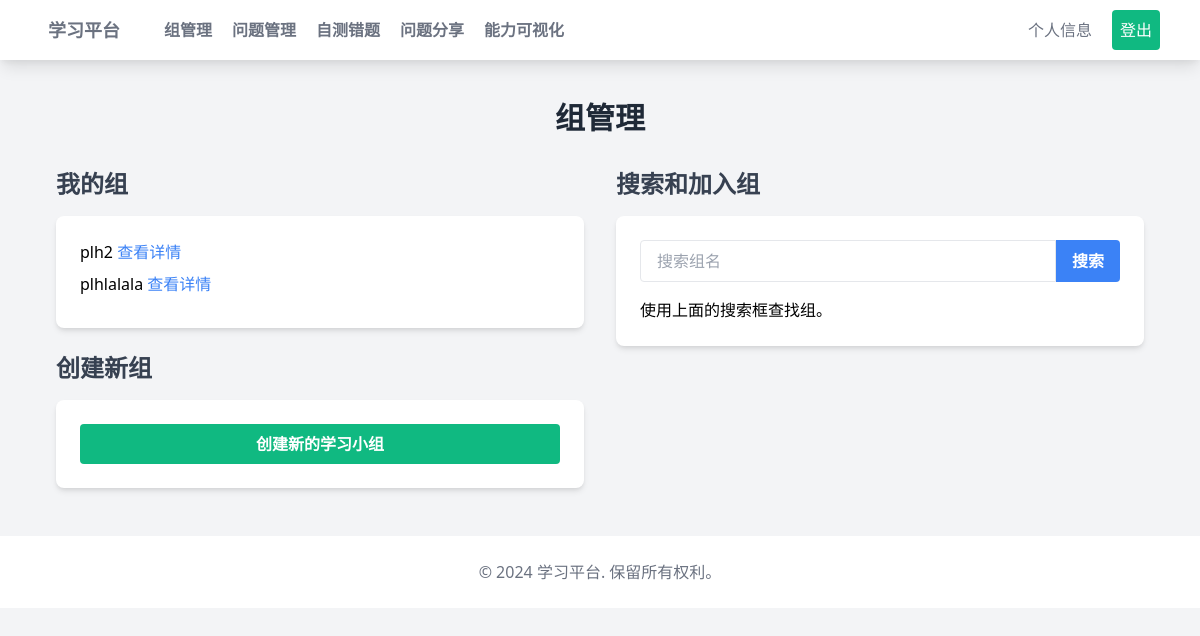
/groups/management/ (signed in), run on an earlier commit of the app's database.
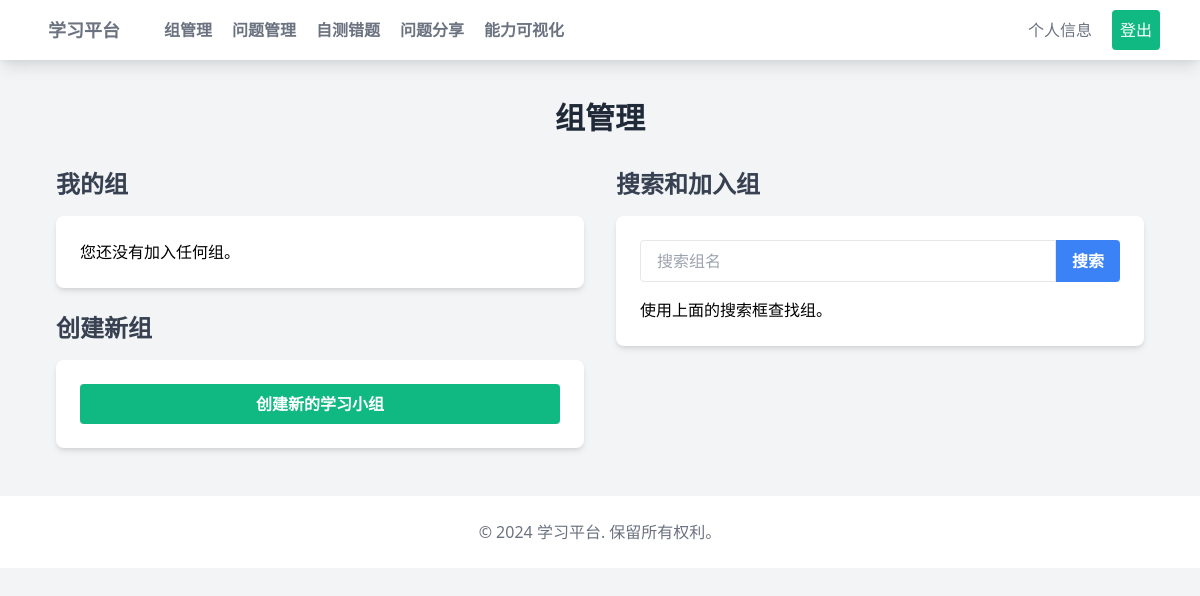
And on a later commit of the database.
### groups/models.py (models this page shows, shortened)
class Group(models.Model):
    name = models.CharField(max_length=100)
    description = models.TextField()
    creator = models.ForeignKey(settings.AUTH_USER_MODEL, on_delete=models.CASCADE, related_name='created_groups')
    members = models.ManyToManyField(settings.AUTH_USER_MODEL, related_name='joined_groups')
    created_at = models.DateTimeField(auto_now_add=True)

### groups/views.py (the view)
# urls.py: path('management/', views.group_management, name='group_management'),
@login_required
def group_management(request):
    user_groups = request.user.joined_groups.all()
    search_query = request.GET.get('search', '')
    search_results = []
    search_performed = False
    if search_query:
        search_results = Group.objects.filter(name__icontains=search_query)
        search_performed = True
    context = {
        'user_groups': user_groups,
        'search_results': search_results,
        'search_performed': search_performed,
    }
    return render(request, 'groups/management_group.html', context)

### groups/templates/groups/management_group.html (shortened to what this page needs)
{% extends "basehome.html" %}
{% block content %}
    <div class="max-w-6xl mx-auto mt-10 px-4">
        <h1 class="text-3xl font-bold text-center text-gray-800 mb-8">组管理</h1>
        <div class="grid md:grid-cols-2 gap-8">
            <div>
                <h2 class="text-2xl font-semibold text-gray-700 mb-4">我的组</h2>
                <div class="bg-white shadow-md rounded-lg p-6 mb-6">
                    {% if user_groups %}
                        {% for group in user_groups %}
                            <div class="mb-2">
                                {{ group.name }}
                                <a href="{% url 'group_detail' group.id %}" class="text-blue-500 hover:text-blue-700">查看详情</a>
                            </div>
                        {% endfor %}
                    {% else %}
                        <p>您还没有加入任何组。</p>
                    {% endif %}
                </div>
                <h2 class="text-2xl font-semibold text-gray-700 mb-4">创建新组</h2>
                <div class="bg-white shadow-md rounded-lg p-6">
                    <a href="{% url 'create_group' %}"
                       class="block w-full bg-green-500 hover:bg-green-600 text-white font-bold py-2 px-4 rounded text-center">
                        创建新的学习小组
                    </a>
                </div>
            </div>
            <div>
                <h2 class="text-2xl font-semibold text-gray-700 mb-4">搜索和加入组</h2>
                <div class="bg-white shadow-md rounded-lg p-6">
                    <form method="GET" action="{% url 'group_management' %}" class="mb-4">
                        <div class="flex">
                            <input type="text" name="search" placeholder="搜索组名"
                                   class="flex-grow border rounded-l px-4 py-2">
                            <button type="submit"
                                    class="bg-blue-500 hover:bg-blue-600 text-white font-bold py-2 px-4 rounded-r">搜索
                            </button>
                        </div>
                    </form>
                    <div id="searchResults">
                        {% if search_results %}
                            {% for group in search_results %}
                                <div class="mb-2">
                                    {{ group.name }}
                                    {% if request.user in group.members.all %}
                                        <span class="text-green-500">已加入</span>
                                    {% else %}
                                        <button onclick="joinGroup({{ group.id }})"
                                                class="text-green-500 hover:text-green-700">申请加入
                                        </button>
                                    {% endif %}
                                </div>
                            {% endfor %}
                        {% elif search_performed %}
                            <p>没有找到匹配的组。</p>
                        {% else %}
                            <p>使用上面的搜索框查找组。</p>
                        {% endif %}
                    </div>
                </div>
            </div>
        </div>
    </div>
{% endblock %}

What changed in the data, as far as the page shows it:
removed Group: name "plh2"
removed Group: name "plhlalala"
Also different on the page:
text now shown: "您还没有加入任何组。"
